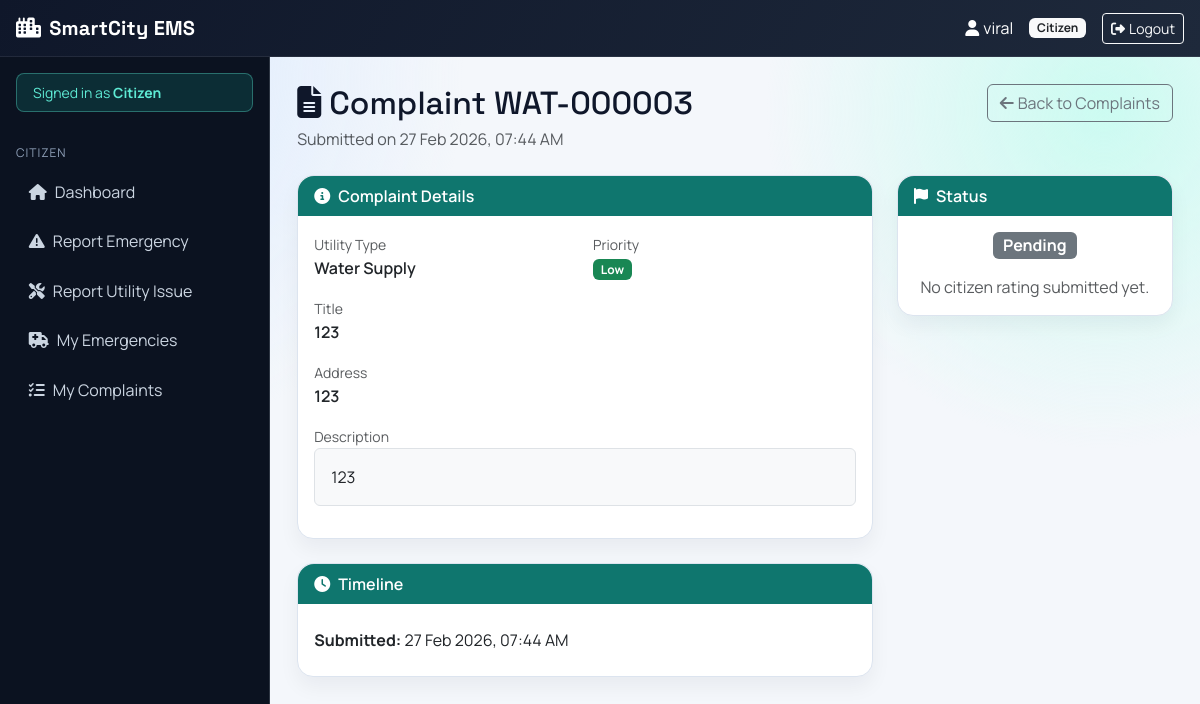
Page /utilities/detail/WAT-000003/ (signed in) on the earlier database version.
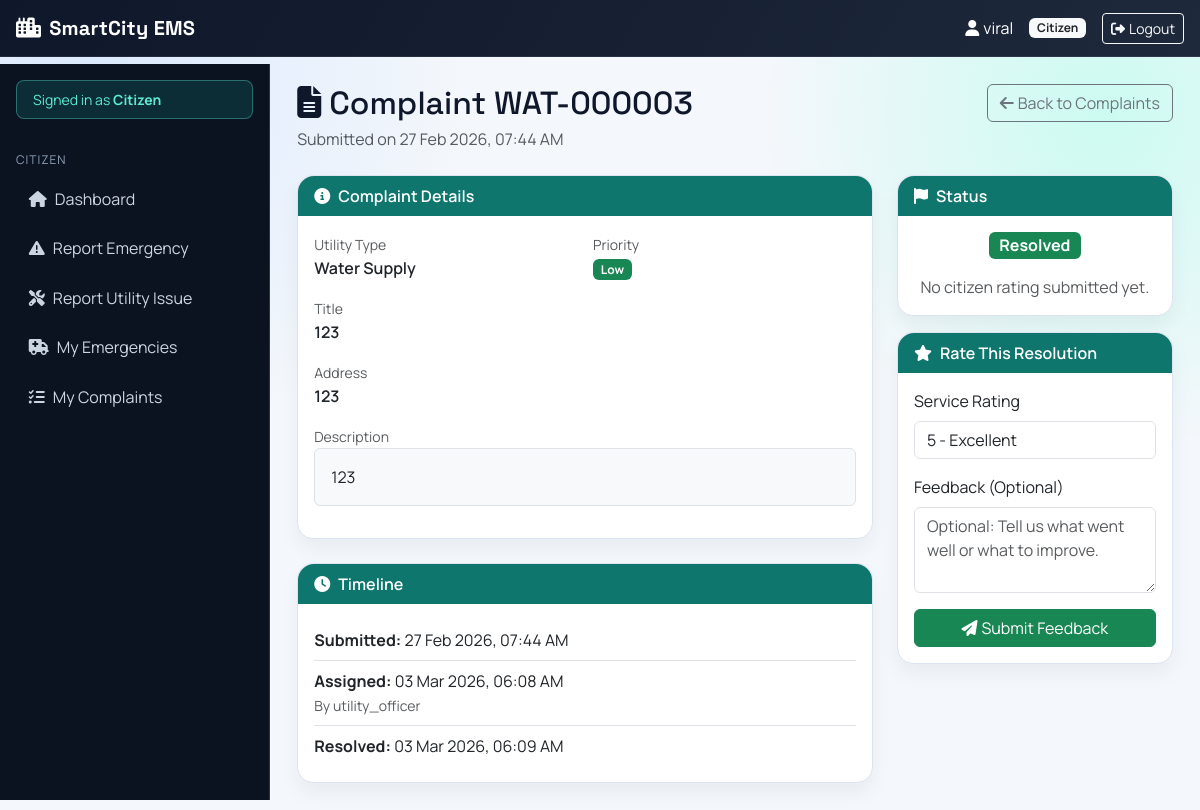
Same page on the later database version.
### utilities/models.py (models this page shows, shortened)
class Complaint(models.Model):
    citizen = models.ForeignKey(
        User,
        on_delete=models.CASCADE,
        related_name='complaints'
    )
    STATUS_CHOICES = [
        ('pending', 'Pending'),
        ('assigned', 'Assigned'),
        ('in_progress', 'In Progress'),
        ('resolved', 'Resolved'),
        ('escalated', 'Escalated'),
        ('rejected', 'Rejected'),
    ]
    PRIORITY_CHOICES = [
        ('high', 'High'),
        ('medium', 'Medium'),
        ('low', 'Low'),
    ]
    citizen = models.ForeignKey(User, on_delete=models.CASCADE, related_name='complaints')
    utility_type = models.ForeignKey(UtilityType, on_delete=models.PROTECT)
    complaint_id = models.CharField(max_length=20, unique=True, editable=False)
    title = models.CharField(max_length=200)
    description = models.TextField()
    priority = models.CharField(max_length=20, choices=PRIORITY_CHOICES, default='medium')
    status = models.CharField(max_length=20, choices=STATUS_CHOICES, default='pending')
    location_lat = models.DecimalField(max_digits=9, decimal_places=6, null=True, blank=True)
    location_lng = models.DecimalField(max_digits=9, decimal_places=6, null=True, blank=True)
    address = models.TextField()
    landmark = models.CharField(max_length=200, blank=True)
    assigned_officer = models.ForeignKey(
        User,
        on_delete=models.SET_NULL,
        null=True,
        blank=True,
        related_name='assigned_complaints',
        limit_choices_to={'role': 'utility_officer'}
    )
    created_at = models.DateTimeField(auto_now_add=True)
    updated_at = models.DateTimeField(auto_now=True)
    assigned_at = models.DateTimeField(null=True, blank=True)
    resolved_at = models.DateTimeField(null=True, blank=True)
    escalated_at = models.DateTimeField(null=True, blank=True)
    resolution_notes = models.TextField(blank=True)
    satisfaction_rating = models.IntegerField(
        null=True,
        blank=True,
        choices=[(i, i) for i in range(1, 6)],
        help_text="Rate 1-5 after resolution"
    )

class UtilityType(models.Model):
    name = models.CharField(max_length=100)
    description = models.TextField()
    department = models.CharField(max_length=100)
    icon = models.CharField(max_length=50, default='wrench')

### accounts/models.py (models this page shows, shortened)
class User(AbstractUser):
    ROLE_CHOICES = [
        ('citizen', 'Citizen'),
        ('government_authority', 'Government Authority'),
        ('emergency_operator', 'Emergency Operator'),
        ('utility_officer', 'Utility Officer'),
        ('team_admin', 'Team Administrator'),
        ('worker', 'Worker'),
    ]
    role = models.CharField(max_length=50, choices=ROLE_CHOICES, default='citizen')
    phone_number = models.CharField(max_length=15, blank=True)
    address = models.TextField(blank=True)

### utilities/views.py (the view)
# urls.py: path('detail/<str:complaint_id>/', views.complaint_detail, name='detail'),
@login_required
def complaint_detail(request, complaint_id):
    complaint = get_object_or_404(Complaint.objects.select_related('citizen', 'utility_type'), complaint_id=complaint_id)
    if request.user.role != 'citizen' or complaint.citizen != request.user:
        if request.user.role not in ['utility_officer', 'government_authority']:
            messages.error(request, 'Access denied.')
            return redirect('dashboard:dashboard')
    updates = complaint.updates.all().order_by('-created_at')
    can_rate = (
        request.user.role == 'citizen'
        and complaint.citizen_id == request.user.id
        and complaint.status == 'resolved'
    )
    feedback_form = None
    if can_rate:
        feedback_form = ComplaintFeedbackForm(
            initial={'satisfaction_rating': complaint.satisfaction_rating or 5}
        )
    return render(
        request,
        'utilities/complaint_detail.html',
        {
            'complaint': complaint,
            'updates': updates,
            'can_rate': can_rate,
            'feedback_form': feedback_form,
        },
    )

### utilities/forms.py
class ComplaintFeedbackForm(forms.Form):
    RATING_CHOICES = [
        (5, '5 - Excellent'),
        (4, '4 - Good'),
        (3, '3 - Average'),
        (2, '2 - Poor'),
        (1, '1 - Very Poor'),
    ]
    satisfaction_rating = forms.ChoiceField(
        choices=RATING_CHOICES,
        widget=forms.Select(attrs={'class': 'form-control'}),
        label='Service Rating',
    )
    feedback_text = forms.CharField(
        required=False,
        widget=forms.Textarea(
            attrs={
                'class': 'form-control',
                'rows': 3,
                'placeholder': 'Optional: Tell us what went well or what to improve.',
            }
        ),
        label='Feedback (Optional)',
    )

### templates/utilities/complaint_detail.html (shortened to what the changed rows need)
{% extends 'dashboard/base_dashboard.html' %}
{% block dashboard_content %}
<div class="d-flex flex-wrap justify-content-between align-items-start mb-4 gap-2">
  <div>
    <h2 class="mb-1"><i class="fas fa-file-lines me-2"></i>Complaint {{ complaint.complaint_id }}</h2>
    <p class="text-muted mb-0">Submitted on {{ complaint.created_at|date:"d M Y, h:i A" }}</p>
  </div>
</div>
<div class="row g-4">
  <div class="col-lg-8">
    <div class="card">
      <div class="card-body">
        <div class="row g-3 mb-3">
          <div class="col-md-6">
            <label class="text-muted small">Utility Type</label>
            <div class="fw-semibold">{{ complaint.utility_type.name }}</div>
          </div>
        </div>
        <div class="mb-3">
          <label class="text-muted small">Title</label>
          <div class="fw-semibold">{{ complaint.title }}</div>
        </div>
        <div class="mb-3">
          <label class="text-muted small">Address</label>
          <div class="fw-semibold">{{ complaint.address }}</div>
        </div>
        <div class="mb-3">
          <label class="text-muted small">Description</label>
          <div class="border rounded p-3 bg-light">{{ complaint.description }}</div>
        </div>
      </div>
    </div>
    <div class="card mt-4">
      <div class="card-body">
        <ul class="list-group list-group-flush">
          <li class="list-group-item px-0"><strong>Submitted:</strong> {{ complaint.created_at|date:"d M Y, h:i A" }}</li>
          {% if complaint.assigned_at %}
          <li class="list-group-item px-0">
            <strong>Assigned:</strong> {{ complaint.assigned_at|date:"d M Y, h:i A" }}
            {% if complaint.assigned_officer %}<br /><small class="text-muted">By {{ complaint.assigned_officer.username }}</small>{% endif %}
          </li>
          {% endif %}
          {% if complaint.resolved_at %}
          <li class="list-group-item px-0"><strong>Resolved:</strong> {{ complaint.resolved_at|date:"d M Y, h:i A" }}</li>
          {% endif %}
        </ul>
      </div>
    </div>
  </div>
  <div class="col-lg-4">
    <div class="card">
      <div class="card-body text-center">
        {% if complaint.status == 'pending' %}<span class="badge bg-secondary fs-6">Pending</span>{% endif %}
        {% if complaint.status == 'resolved' %}<span class="badge bg-success fs-6">Resolved</span>{% endif %}
        <div class="mt-3">
          {% if complaint.satisfaction_rating %}
          <div class="fw-semibold">Citizen Rating</div>
          <div class="display-6">{{ complaint.satisfaction_rating }}/5</div>
          {% else %}
          <div class="text-muted">No citizen rating submitted yet.</div>
          {% endif %}
        </div>
      </div>
    </div>
    {% if can_rate %}
    <div class="card mt-3" id="feedback">
      <div class="card-header"><i class="fas fa-star me-2"></i>Rate This Resolution</div>
      <div class="card-body">
        <form method="post" action="{% url 'utilities:rate_complaint' complaint.complaint_id %}">
          <div class="mb-3">
            <label class="form-label">{{ feedback_form.satisfaction_rating.label }}</label>
            {{ feedback_form.satisfaction_rating }}
          </div>
          <div class="mb-3">
            <label class="form-label">{{ feedback_form.feedback_text.label }}</label>
            {{ feedback_form.feedback_text }}
          </div>
          <button type="submit" class="btn btn-success w-100">
            <i class="fas fa-paper-plane me-1"></i>Submit Feedback
          </button>
        </form>
      </div>
    </div>
    {% endif %}
  </div>
</div>
{% endblock %}

Differences in the rows shown:
changed Complaint "WAT-000003": assigned_at (not shown) → "03 Mar 2026, 06:08 AM"; assigned_officer.username (not shown) → "utility_officer"; resolved_at (not shown) → "03 Mar 2026, 06:09 AM"; status "pending" → "resolved" (drawn)
Other differences:
{{ feedback_form.satisfaction_rating.label }}: (not shown) → "Service Rating"
form field satisfaction_rating: (not shown) → "5 - Excellent"
{{ feedback_form.feedback_text.label }}: (not shown) → "Feedback (Optional)"
text no longer shown: "Pending"
text now shown: "Assigned: By Resolved: Resolved Rate This Resolution Submit Feedback"
